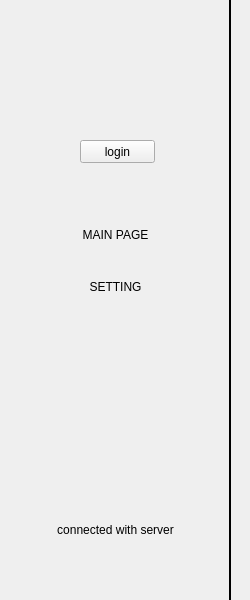
<?xml version="1.0" encoding="UTF-8"?>
<ui version="4.0">
 <class>Menu</class>
 <widget class="QWidget" name="Menu">
  <property name="geometry">
   <rect>
    <x>0</x>
    <y>0</y>
    <width>250</width>
    <height>600</height>
   </rect>
  </property>
  <property name="sizePolicy">
   <sizepolicy hsizetype="Preferred" vsizetype="Preferred">
    <horstretch>0</horstretch>
    <verstretch>0</verstretch>
   </sizepolicy>
  </property>
  <property name="minimumSize">
   <size>
    <width>250</width>
    <height>600</height>
   </size>
  </property>
  <property name="windowTitle">
   <string>Form</string>
  </property>
  <property name="styleSheet">
   <string notr="true"/>
  </property>
  <widget class="QWidget" name="verticalLayoutWidget">
   <property name="geometry">
    <rect>
     <x>0</x>
     <y>210</y>
     <width>231</width>
     <height>101</height>
    </rect>
   </property>
   <layout class="QVBoxLayout" name="verticalLayout">
    <property name="spacing">
     <number>2</number>
    </property>
    <property name="sizeConstraint">
     <enum>QLayout::SetNoConstraint</enum>
    </property>
    <item>
     <widget class="QPushButton" name="main_page_btn">
      <property name="sizePolicy">
       <sizepolicy hsizetype="Preferred" vsizetype="Preferred">
        <horstretch>0</horstretch>
        <verstretch>0</verstretch>
       </sizepolicy>
      </property>
      <property name="cursor">
       <cursorShape>PointingHandCursor</cursorShape>
      </property>
      <property name="styleSheet">
       <string notr="true"/>
      </property>
      <property name="text">
       <string>MAIN PAGE</string>
      </property>
      <property name="autoDefault">
       <bool>false</bool>
      </property>
      <property name="flat">
       <bool>true</bool>
      </property>
     </widget>
    </item>
    <item>
     <widget class="QPushButton" name="settting_page_btn">
      <property name="sizePolicy">
       <sizepolicy hsizetype="Preferred" vsizetype="Preferred">
        <horstretch>0</horstretch>
        <verstretch>0</verstretch>
       </sizepolicy>
      </property>
      <property name="cursor">
       <cursorShape>PointingHandCursor</cursorShape>
      </property>
      <property name="styleSheet">
       <string notr="true"/>
      </property>
      <property name="text">
       <string>SETTING</string>
      </property>
      <property name="flat">
       <bool>true</bool>
      </property>
     </widget>
    </item>
   </layout>
  </widget>
  <widget class="QLabel" name="avator">
   <property name="geometry">
    <rect>
     <x>70</x>
     <y>20</y>
     <width>100</width>
     <height>100</height>
    </rect>
   </property>
   <property name="sizePolicy">
    <sizepolicy hsizetype="Fixed" vsizetype="Fixed">
     <horstretch>0</horstretch>
     <verstretch>0</verstretch>
    </sizepolicy>
   </property>
   <property name="minimumSize">
    <size>
     <width>100</width>
     <height>100</height>
    </size>
   </property>
   <property name="maximumSize">
    <size>
     <width>200</width>
     <height>200</height>
    </size>
   </property>
   <property name="layoutDirection">
    <enum>Qt::LeftToRight</enum>
   </property>
   <property name="text">
    <string/>
   </property>
   <property name="pixmap">
    <pixmap resource="../../../resources.qrc">:/icons/icons/user.png</pixmap>
   </property>
   <property name="scaledContents">
    <bool>true</bool>
   </property>
   <property name="alignment">
    <set>Qt::AlignCenter</set>
   </property>
   <property name="wordWrap">
    <bool>false</bool>
   </property>
  </widget>
  <widget class="QPushButton" name="login_btn">
   <property name="geometry">
    <rect>
     <x>80</x>
     <y>140</y>
     <width>75</width>
     <height>23</height>
    </rect>
   </property>
   <property name="cursor">
    <cursorShape>PointingHandCursor</cursorShape>
   </property>
   <property name="text">
    <string>login</string>
   </property>
  </widget>
  <widget class="Line" name="splitter_line">
   <property name="geometry">
    <rect>
     <x>220</x>
     <y>-10</y>
     <width>20</width>
     <height>631</height>
    </rect>
   </property>
   <property name="styleSheet">
    <string notr="true">border-left: 3px</string>
   </property>
   <property name="frameShadow">
    <enum>QFrame::Plain</enum>
   </property>
   <property name="lineWidth">
    <number>2</number>
   </property>
   <property name="orientation">
    <enum>Qt::Vertical</enum>
   </property>
  </widget>
  <widget class="QWidget" name="horizontalLayoutWidget">
   <property name="geometry">
    <rect>
     <x>20</x>
     <y>490</y>
     <width>191</width>
     <height>80</height>
    </rect>
   </property>
   <layout class="QHBoxLayout" name="horizontalLayout">
    <item>
     <widget class="QLabel" name="info_label">
      <property name="text">
       <string>connected with server</string>
      </property>
      <property name="alignment">
       <set>Qt::AlignCenter</set>
      </property>
     </widget>
    </item>
   </layout>
  </widget>
 </widget>
 <resources>
  <include location="../../../resources.qrc"/>
 </resources>
 <connections/>
</ui>
